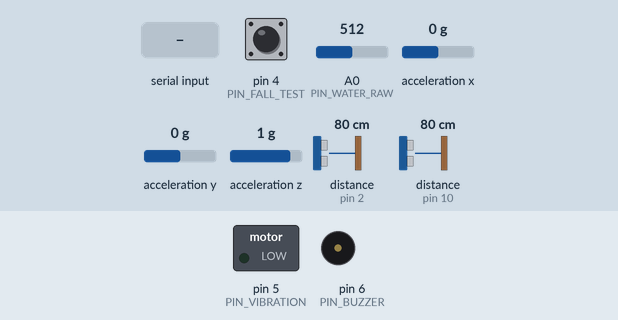
Simulated run of this sketch. Board: Arduino Nano, built with avr-gcc and run on an emulated ATmega328P. Shown: switched loads named in the sketch (green lamp = pin HIGH), buzzer (waves = sounding, pin HIGH). Wiring (inferred from the names in the program): 2 × ultrasonic range finder: trigger pin 3, echo pin 2 / trigger pin 11, echo pin 10; MPU-6050 motion sensor at I2C address 0x68. Dashed ring = blinking. The inputs (shaded band) are chosen by the test bench; at power-on: pin 4 (PIN_FALL_TEST) HIGH, distance to the obstacle (sensors on pin 2, pin 10) 80 cm, A0 (PIN_WATER_RAW) = 512, acceleration x 0 g, acceleration y 0 g, acceleration z 1 g. The echo pulse lasts 58.3 µs per cm; pins used as bus, display or sensor lines are not drawn; what the sketch prints to the serial monitor is not drawn.

Above: at 1.8 s.
1.9 s: pin 4 (PIN_FALL_TEST) pulled LOW for 3.2 s
At 4.64 s:
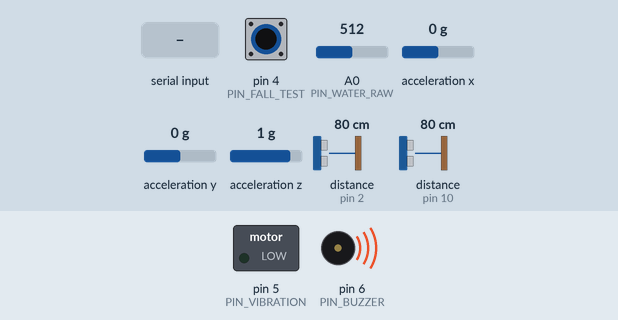
6.6 s: distance to the obstacle (sensor on pin 2) set to 2 cm
At 7.32 s:
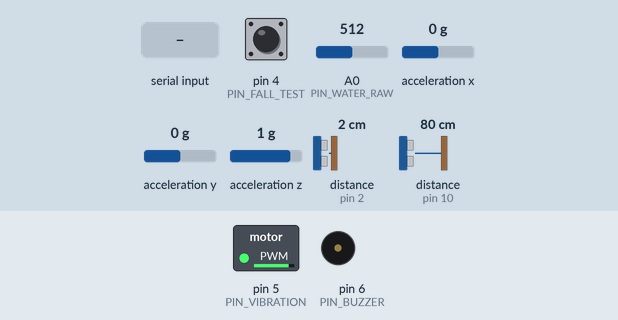
9.6 s: distance to the obstacle (sensor on pin 10) set to 120 cm
12.6 s: "HELP 1\n" received over Serial
15.6 s: pin 4 (PIN_FALL_TEST) pulled LOW for 0.15 s
At 15.81 s:
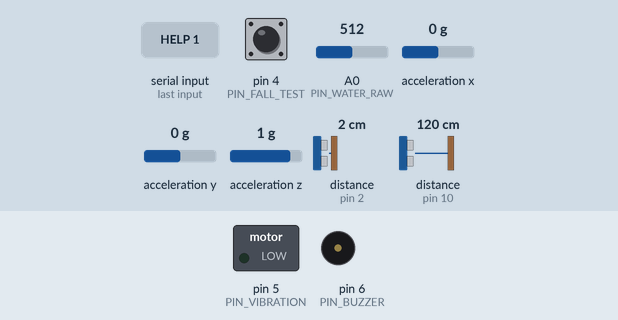
Timing chart, 0 to 22.6 s (numbered marks = the images above; inputs shaded):
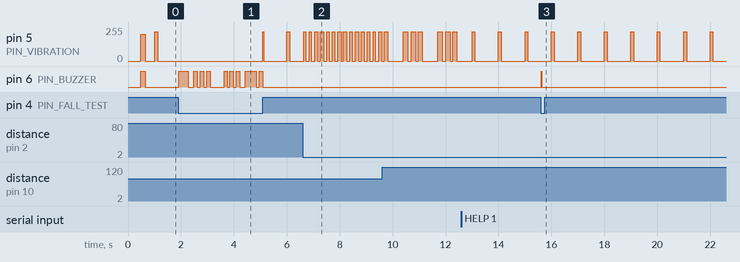

Measured:
- after the input at 1.9 s, pin 6 (PIN_BUZZER): LOW → HIGH at once, → LOW 0.35 s later, → HIGH 0.21 s later, → LOW 0.14 s later, … (18 changes in this stretch)
- after the input at 6.6 s, pin 5 (PIN_VIBRATION): alternates 220/255 for 0.11 s and 0/255 for 0.12 s, starting at once
- after the input at 15.6 s, pin 6 (PIN_BUZZER): LOW → HIGH at once, → LOW 0.02 s later

The sketch:

katana.ino
```cpp
/*
  KATANA (Kawan Tunanetra) - Smart Cane Prototype
  Target Board: Arduino Nano V3 (ATmega328P)

  Fitur Diagnosa Otomatis & Sensor Presence:
  - Mendeteksi secara langsung apakah sensor fisik terhubung (RIIL) atau terlepas (LEPAS).
  - Mencegah false alarm (misal alarm TEPI_TURUNAN tidak akan berbunyi jika sensor bawah memang belum dicolok).
  - Menampilkan status koneksi real-time setiap sensor di Serial Monitor.
*/

#include <Arduino.h>
#include <Wire.h>
#include <math.h>

// Set ke 0 untuk hardware fisik (Buzzer aktif 3-5V via transistor BC547)
// Set ke 1 jika simulasi di Wokwi
#define WOKWI_SIMULATION 0

// ================= PIN MAPPING =================
const byte PIN_FRONT_ECHO = 2;    // HC-SR04 Depan Echo
const byte PIN_FRONT_TRIG = 3;    // HC-SR04 Depan Trig
const byte PIN_FALL_TEST  = 4;    // Wokwi test button (D4 ke GND)
const byte PIN_VIBRATION  = 5;    // PWM Motor Getar SIG
const byte PIN_BUZZER     = 6;    // Active Buzzer via BC547 base
const byte PIN_DOWN_ECHO  = 10;   // HC-SR04 Bawah Echo
const byte PIN_DOWN_TRIG  = 11;   // HC-SR04 Bawah Trig
const byte PIN_WATER_RAW  = A0;   // Sensor Air Analog (A0)

const byte MPU_ADDR = 0x68;       // Alamat I2C MPU6050 (A4=SDA, A5=SCL)

// ================= PARAMETER AMBANG =================
const int FRONT_LOW_CM        = 100;
const int FRONT_MEDIUM_CM     = 50;
const int FRONT_NEAR_CM       = 20;
const int DROP_DELTA_LIMIT_CM = 15;
const int WATER_LIMIT         = 650;
const float DROP_TILT_MAX_DEG = 45.0;
const float FALL_TILT_LIMIT_DEG = 60.0;
const unsigned long DROP_DEBOUNCE_MS = 200;
const unsigned long FALL_CONFIRM_MS  = 2000;

enum AlertState {
  STANDBY,        // Sensor utama belum terpasang
  NORMAL,         // Semua sensor terpasang dan dalam batas aman
  OBJECT_LOW,     // Objek depan mulai terdeteksi (waspada)
  OBJECT_MEDIUM,  // Objek depan sedang
  OBJECT_NEAR,    // Objek depan sangat dekat (bahaya)
  WATER_ALERT,    // Genangan air / permukaan basah
  DROP_ALERT,     // Tepi turunan / lubang
  FALL_ALERT      // Tongkat jatuh / tergeletak
};

AlertState activeState = STANDBY;
unsigned long dropStartMs = 0;
unsigned long fallStartMs = 0;
unsigned long lastReportMs = 0;

// Data sensor & status koneksi hardware
bool frontConnected = false;
bool downConnected  = false;
bool mpuConnected   = false;
bool waterConnected = true;

float frontCm = -1.0;
float downCm  = -1.0;
int dropDeltaCm = 0;
float downBaselineCm = 30.0;
int waterValue = 0;
float tiltDeg = -1.0;

bool dropConfirmed  = false;
bool fallConfirmed  = false;
bool vibrationOn    = false;

// Mode Simulasi / Override Serial (seperti di Wokwi)
bool demoMode       = false;
float simFrontCm    = 80.0;
float simDownCm     = 30.0;
float simTiltDeg    = 12.0;
int simWaterVal     = 220;
String serialBuffer = "";

void processSerialCommand(String cmd);
void checkSerialInput();

void writeMPU(byte reg, byte value) {
  Wire.beginTransmission(MPU_ADDR);
  Wire.write(reg);
  Wire.write(value);
  Wire.endTransmission(true);
}

void setupMPU() {
  Wire.begin();
  writeMPU(0x6B, 0x00); // Wake MPU6050
  writeMPU(0x1C, 0x00); // Accelerometer range +/-2g
}

bool readMPUAccel(float &ax, float &ay, float &az) {
  Wire.beginTransmission(MPU_ADDR);
  Wire.write(0x3B);
  if (Wire.endTransmission(false) != 0) return false;
  if (Wire.requestFrom((int)MPU_ADDR, 6, true) != 6) return false;

  int16_t rawX = (Wire.read() << 8) | Wire.read();
  int16_t rawY = (Wire.read() << 8) | Wire.read();
  int16_t rawZ = (Wire.read() << 8) | Wire.read();
  ax = rawX / 16384.0;
  ay = rawY / 16384.0;
  az = rawZ / 16384.0;
  return true;
}

// Mengembalikan jarak cm jika tersambung, atau -1.0 jika timeout/lepas
float readUltrasonicCm(byte trigPin, byte echoPin, bool &connected) {
  digitalWrite(trigPin, LOW);
  delayMicroseconds(2);
  digitalWrite(trigPin, HIGH);
  delayMicroseconds(10);
  digitalWrite(trigPin, LOW);

  unsigned long pulse = pulseIn(echoPin, HIGH, 25000UL);
  if (pulse == 0) {
    connected = false;
    return -1.0;
  }
  connected = true;
  return pulse / 58.0;
}

void calibrateDownBaseline() {
  float total = 0.0;
  byte valid = 0;
  bool isConn = false;
  for (byte i = 0; i < 12; i++) {
    float value = readUltrasonicCm(PIN_DOWN_TRIG, PIN_DOWN_ECHO, isConn);
    if (isConn && value >= 5.0 && value <= 120.0) {
      total += value;
      valid++;
    }
    delay(35);
  }
  if (valid >= 6) {
    downBaselineCm = total / valid;
  }
}

void processSerialCommand(String cmd) {
  cmd.trim();
  if (cmd.length() == 0) return;

  String upper = cmd;
  upper.toUpperCase();

  if (upper == "HELP" || upper == "?") {
    Serial.println(F("\n=================================================="));
    Serial.println(F("       KATANA SERIAL SIMULATION CONSOLE           "));
    Serial.println(F("=================================================="));
    Serial.println(F("Perintah Dasar:"));
    Serial.println(F("  DEMO ON   -> Aktifkan mode simulasi / override"));
    Serial.println(F("  DEMO OFF  -> Kembali ke sensor fisik asli"));
    Serial.println(F(""));
    Serial.println(F("Atur Sensor Manual:"));
    Serial.println(F("  FRONT <cm>   -> Jarak depan (misal: FRONT 15)"));
    Serial.println(F("  DOWN <cm>    -> Jarak bawah/turunan (misal: DOWN 55)"));
    Serial.println(F("  TILT <deg>   -> Kemiringan tongkat (misal: TILT 75)"));
    Serial.println(F("  WATER <val>  -> Sensor air 0-1023 (misal: WATER 750)"));
    Serial.println(F(""));
    Serial.println(F("Skenario Cepat (Preset Wokwi):"));
    Serial.println(F("  FALL    -> Simulasi Tongkat Jatuh (Alarm SOS)"));
    Serial.println(F("  DROP    -> Simulasi Tepi Turunan / Lubang"));
    Serial.println(F("  WET     -> Simulasi Genangan Air"));
    Serial.println(F("  NEAR    -> Simulasi Objek Sangat Dekat"));
    Serial.println(F("  NORMAL  -> Simulasi Kondisi Aman Normal"));
    Serial.println(F("==================================================\n"));
    return;
  }

  if (upper == "DEMO ON" || upper == "DEMO:ON" || upper == "SIM 1" || upper == "SIM ON") {
    demoMode = true;
    Serial.println(F("[SISTEM] >>> MODE DEMO AKTIF: Nilai sensor di-override via serial <<<"));
    return;
  }

  if (upper == "DEMO OFF" || upper == "DEMO:OFF" || upper == "SIM 0" || upper == "SIM OFF") {
    demoMode = false;
    Serial.println(F("[SISTEM] >>> MODE DEMO NONAKTIF: Kembali membaca sensor fisik <<<"));
    return;
  }

  if (upper == "FALL" || upper == "DEMO:FALL") {
    demoMode = true;
    simTiltDeg = 75.0;
    Serial.println(F("[SISTEM] PRESET AKTIF: Tongkat Terjatuh (Kemiringan 75°)"));
    return;
  }

  if (upper == "DROP" || upper == "DEMO:DROP") {
    demoMode = true;
    simDownCm = downBaselineCm + 25.0;
    simTiltDeg = 15.0;
    Serial.println(F("[SISTEM] PRESET AKTIF: Tepi Turunan / Lubang (+25cm delta)"));
    return;
  }

  if (upper == "WET" || upper == "WATER_ALERT" || upper == "DEMO:WET") {
    demoMode = true;
    simWaterVal = 850;
    Serial.println(F("[SISTEM] PRESET AKTIF: Genangan Air (Nilai 850)"));
    return;
  }

  if (upper == "NEAR" || upper == "DEMO:NEAR") {
    demoMode = true;
    simFrontCm = 15.0;
    Serial.println(F("[SISTEM] PRESET AKTIF: Rintangan Depan Sangat Dekat (15cm)"));
    return;
  }

  if (upper == "NORMAL" || upper == "RESET" || upper == "DEMO:NORMAL") {
    demoMode = true;
    simFrontCm = 120.0;
    simDownCm = downBaselineCm;
    simTiltDeg = 12.0;
    simWaterVal = 180;
    Serial.println(F("[SISTEM] PRESET AKTIF: Kondisi Aman Normal"));
    return;
  }

  // Handle format: DEMO:KEY=VAL atau KEY=VAL atau KEY VAL
  if (upper.startsWith("DEMO:")) {
    upper = upper.substring(5);
  }

  int sep = upper.indexOf('=');
  if (sep == -1) sep = upper.indexOf(' ');
  if (sep != -1) {
    String key = upper.substring(0, sep);
    key.trim();
    String valStr = upper.substring(sep + 1);
    valStr.trim();
    float val = valStr.toFloat();

    demoMode = true; // Otomatis aktifkan demo jika ada nilai yang diset

    if (key == "FRONT" || key == "DEPAN") {
      simFrontCm = val;
      Serial.print(F("[SIM] Jarak Depan diset ke: "));
      Serial.print(simFrontCm, 0);
      Serial.println(F(" cm"));
    } else if (key == "DOWN" || key == "BAWAH") {
      simDownCm = val;
      Serial.print(F("[SIM] Jarak Bawah diset ke: "));
      Serial.print(simDownCm, 0);
      Serial.println(F(" cm"));
    } else if (key == "TILT" || key == "SUDUT") {
      simTiltDeg = val;
      Serial.print(F("[SIM] Kemiringan diset ke: "));
      Serial.print(simTiltDeg, 1);
      Serial.println(F("°"));
    } else if (key == "WATER" || key == "AIR") {
      simWaterVal = (int)val;
      Serial.print(F("[SIM] Sensor Air diset ke: "));
      Serial.println(simWaterVal);
    }
  }
}

void checkSerialInput() {
  while (Serial.available()) {
    char c = (char)Serial.read();
    if (c == '\n' || c == '\r') {
      if (serialBuffer.length() > 0) {
        processSerialCommand(serialBuffer);
        serialBuffer = "";
      }
    } else {
      if (serialBuffer.length() < 64) {
        serialBuffer += c;
      }
    }
  }
}

void updateInputs() {
  checkSerialInput();

  unsigned long now = millis();

  if (demoMode) {
    // Mode Simulasi / Override Serial
    frontConnected = true;
    downConnected  = true;
    mpuConnected   = true;
    waterConnected = true;

    frontCm     = simFrontCm;
    downCm      = simDownCm;
    tiltDeg     = simTiltDeg;
    waterValue  = simWaterVal;

    dropDeltaCm = (int)(downCm - downBaselineCm);
    if (dropDeltaCm < 0) dropDeltaCm = 0;
  } else {
    // Mode Fisik Nyata: Baca sensor fisik
    // 1. Baca sensor depan
    frontCm = readUltrasonicCm(PIN_FRONT_TRIG, PIN_FRONT_ECHO, frontConnected);
    delayMicroseconds(2500); // Cegah cross-talk ultrasonik

    // 2. Baca sensor bawah
    downCm = readUltrasonicCm(PIN_DOWN_TRIG, PIN_DOWN_ECHO, downConnected);

    // Hitung delta bawah hanya jika sensor bawah terhubung
    if (downConnected) {
      dropDeltaCm = (int)(downCm - downBaselineCm);
      if (dropDeltaCm < 0) dropDeltaCm = 0;
    } else {
      dropDeltaCm = 0;
    }

    // 3. Baca sensor air
    waterValue = analogRead(PIN_WATER_RAW);

    // 4. Baca MPU6050
    float ax = 0.0, ay = 0.0, az = 1.0;
    if (readMPUAccel(ax, ay, az)) {
      mpuConnected = true;
      float magnitude = sqrt(ax * ax + ay * ay + az * az);
      if (magnitude > 0.05) {
        float ratio = fabs(az) / magnitude;
        ratio = constrain(ratio, 0.0f, 1.0f);
        tiltDeg = acos(ratio) * 180.0 / PI;
      }
    } else {
      mpuConnected = false;
      tiltDeg = -1.0;
    }
  }

  // Filter deteksi turunan: HANYA aktif jika sensor bawah benar-benar TERHUBUNG (bukan lepas)
  bool dropCandidate = downConnected && (dropDeltaCm > DROP_DELTA_LIMIT_CM) && (!mpuConnected || tiltDeg < DROP_TILT_MAX_DEG);
  if (dropCandidate) {
    if (dropStartMs == 0) dropStartMs = now;
    dropConfirmed = (now - dropStartMs >= DROP_DEBOUNCE_MS);
  } else {
    dropStartMs = 0;
    dropConfirmed = false;
  }

  // Deteksi tongkat jatuh: HANYA aktif jika MPU6050 TERHUBUNG (kemiringan > 60 deg selama > 2 detik)
  bool fallButton = (digitalRead(PIN_FALL_TEST) == LOW);
  bool fallCandidate = mpuConnected && (tiltDeg > FALL_TILT_LIMIT_DEG);
  if (fallCandidate) {
    if (fallStartMs == 0) fallStartMs = now;
    fallConfirmed = (now - fallStartMs >= FALL_CONFIRM_MS);
  } else {
    fallStartMs = 0;
    fallConfirmed = false;
  }
  if (fallButton) fallConfirmed = true;
}

AlertState decideState() {
  // Jika seluruh sensor belum dicolok, tetap di mode STANDBY (cegah getar palsu)
  if (!frontConnected && !downConnected && !mpuConnected) {
    return STANDBY;
  }

  // Prioritas tunggal: Jatuh > Tepi Turunan > Genangan Air > Objek Depan
  if (fallConfirmed) return FALL_ALERT;
  if (dropConfirmed) return DROP_ALERT;
  if (waterValue > WATER_LIMIT) return WATER_ALERT;

  if (frontConnected) {
    if (frontCm < FRONT_NEAR_CM)   return OBJECT_NEAR;
    if (frontCm < FRONT_MEDIUM_CM) return OBJECT_MEDIUM;
    if (frontCm < FRONT_LOW_CM)    return OBJECT_LOW;
  }

  return NORMAL;
}

bool pulseWindow(unsigned long phase, unsigned long startMs, unsigned long endMs) {
  return phase >= startMs && phase < endMs;
}

bool vibrationPattern(AlertState state, unsigned long now) {
  switch (state) {
    case OBJECT_LOW:
      return (now % 1000UL) < 100UL;
    case OBJECT_MEDIUM:
      return (now % 400UL) < 120UL;
    case OBJECT_NEAR:
      return (now % 220UL) < 110UL;
    case WATER_ALERT: {
      unsigned long p = now % 1900UL;
      return pulseWindow(p, 0, 500) || pulseWindow(p, 750, 1250);
    }
    case DROP_ALERT: {
      unsigned long p = now % 1300UL;
      return pulseWindow(p, 0, 160) || pulseWindow(p, 280, 440) || pulseWindow(p, 560, 720);
    }
    default:
      return false;
  }
}

bool buzzerPattern(AlertState state, unsigned long now) {
  if (state != FALL_ALERT) return false;

  // Pola SOS Morse (... --- ...)
  unsigned long p = now % 3600UL;
  return pulseWindow(p, 0, 140) || pulseWindow(p, 240, 380) || pulseWindow(p, 480, 620) ||
         pulseWindow(p, 820, 1220) || pulseWindow(p, 1340, 1740) || pulseWindow(p, 1860, 2260) ||
         pulseWindow(p, 2460, 2600) || pulseWindow(p, 2700, 2840) || pulseWindow(p, 2940, 3080);
}

void driveBuzzer(bool on) {
#if WOKWI_SIMULATION
  if (on) tone(PIN_BUZZER, 1000);
  else noTone(PIN_BUZZER);
#else
  digitalWrite(PIN_BUZZER, on ? HIGH : LOW);
#endif
}

void updateOutputs(AlertState state) {
  unsigned long now = millis();
  vibrationOn = vibrationPattern(state, now);
  analogWrite(PIN_VIBRATION, vibrationOn ? 220 : 0);
  driveBuzzer(buzzerPattern(state, now));
}

const __FlashStringHelper *stateName(AlertState state) {
  switch (state) {
    case STANDBY:       return F("STANDBY (Sensor Lepas)");
    case OBJECT_LOW:    return F("OBJEK_WASPADA");
    case OBJECT_MEDIUM: return F("OBJEK_SEDANG");
    case OBJECT_NEAR:   return F("OBJEK_DEKAT");
    case WATER_ALERT:   return F("PERMUKAAN_BASAH");
    case DROP_ALERT:    return F("TEPI_TURUNAN");
    case FALL_ALERT:    return F("TONGKAT_JATUH");
    default:            return F("NORMAL");
  }
}

void selfTest() {
  analogWrite(PIN_VIBRATION, 200);
  driveBuzzer(true);
  delay(160);
  analogWrite(PIN_VIBRATION, 0);
  driveBuzzer(false);
}

void setup() {
  Serial.begin(115200);
  pinMode(PIN_FRONT_TRIG, OUTPUT);
  pinMode(PIN_FRONT_ECHO, INPUT);
  pinMode(PIN_DOWN_TRIG, OUTPUT);
  pinMode(PIN_DOWN_ECHO, INPUT);
  pinMode(PIN_FALL_TEST, INPUT_PULLUP);
  pinMode(PIN_VIBRATION, OUTPUT);
  pinMode(PIN_BUZZER, OUTPUT);

  setupMPU();
  calibrateDownBaseline();
  selfTest();
  Serial.println(F("=================================================="));
  Serial.println(F("      KATANA SMART CANE - SYSTEM ONLINE           "));
  Serial.println(F("  Ketik HELP di Serial Monitor untuk Mode Demo    "));
  Serial.println(F("=================================================="));
}

void loop() {
  updateInputs();
  activeState = decideState();
  updateOutputs(activeState);

  unsigned long now = millis();
  if (now - lastReportMs >= 400) {
    lastReportMs = now;

    if (demoMode) {
      // Telemetri Khusus Mode Simulasi / Override Serial
      Serial.print(F("[SIMULASI] "));
      Serial.print(F("Depan:SIM("));
      Serial.print(frontCm, 0);
      Serial.print(F("cm) "));

      Serial.print(F("| Bawah:SIM("));
      Serial.print(downCm, 0);
      Serial.print(F("cm) "));

      Serial.print(F("| IMU:SIM("));
      Serial.print(tiltDeg, 1);
      Serial.print(F("°) "));

      Serial.print(F("| Air:SIM("));
      Serial.print(waterValue);
      Serial.print(F(")"));
    } else {
      // Telemetri Hardware Fisik Riil
      Serial.print(F("[KONEKSI] "));

      // Sensor Depan
      Serial.print(F("Depan:"));
      if (frontConnected) {
        Serial.print(F("RIIL("));
        Serial.print(frontCm, 0);
        Serial.print(F("cm) "));
      } else {
        Serial.print(F("LEPAS "));
      }

      // Sensor Bawah
      Serial.print(F("| Bawah:"));
      if (downConnected) {
        Serial.print(F("RIIL("));
        Serial.print(downCm, 0);
        Serial.print(F("cm) "));
      } else {
        Serial.print(F("LEPAS "));
      }

      // MPU6050
      Serial.print(F("| IMU:"));
      if (mpuConnected) {
        Serial.print(F("RIIL("));
        Serial.print(tiltDeg, 1);
        Serial.print(F("°) "));
      } else {
        Serial.print(F("LEPAS "));
      }

      // Sensor Air
      Serial.print(F("| Air:RIIL("));
      Serial.print(waterValue);
      Serial.print(F(")"));
    }

    // Status Keputusan & Aktuator Fisik
    Serial.print(F(" || STATE: "));
    Serial.print(stateName(activeState));
    Serial.print(F(" | Motor: "));
    Serial.print(vibrationOn ? F("ON") : F("OFF"));
    Serial.print(F(" | Buzzer: "));
    Serial.println(activeState == FALL_ALERT ? F("SOS") : F("DIAM"));
  }
  delay(20);
}
```
